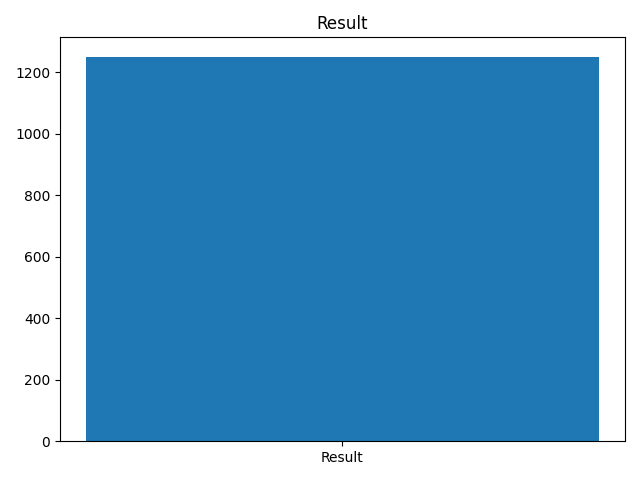

This figure's Python source:
import matplotlib
matplotlib.use('Agg')

import matplotlib.pyplot as plt
import pandas as pd
import numpy as np
import os

def generate_chart_from_result(result):
    try:
        base_path = os.getcwd()

        # convert numpy → python
        if isinstance(result, (np.integer, np.floating)):
            result = result.item()

        # -------- SINGLE VALUE --------
        if isinstance(result, (int, float)):
            plt.clf()
            plt.bar(["Result"], [result])
            plt.title("Result")
            plt.tight_layout()

            plt.savefig(os.path.join(base_path, "chart.png"))
            return ["chart.png"]

        # -------- DICT / SERIES --------
        if isinstance(result, (dict, pd.Series)):
            s = pd.Series(result)

            # Bar chart
            plt.clf()
            s.plot(kind="bar")
            plt.title("Bar Chart")
            plt.tight_layout()
            plt.savefig(os.path.join(base_path, "bar_chart.png"))

            # Pie chart
            plt.clf()
            s.plot(kind="pie", autopct="%1.1f%%")
            plt.title("Pie Chart")
            plt.ylabel("")
            plt.tight_layout()
            plt.savefig(os.path.join(base_path, "pie_chart.png"))

            return ["bar_chart.png", "pie_chart.png"]

        # -------- DATAFRAME --------
        if isinstance(result, pd.DataFrame) and not result.empty:

            num_cols = result.select_dtypes(include=['number']).columns

            if len(num_cols) == 0:
                return None

            col = num_cols[0]

            # small data → bar
            if len(result) <= 10:
                plt.clf()
                result[col].plot(kind="bar")
                plt.title(f"{col} values")
                plt.tight_layout()
                plt.savefig(os.path.join(base_path, "bar_chart.png"))

                return ["bar_chart.png"]

            # large data → histogram
            else:
                plt.clf()
                result[col].plot(kind="hist", bins=5)
                plt.title(f"{col} distribution")
                plt.xlabel(col)
                plt.ylabel("Count")
                plt.tight_layout()
                plt.savefig(os.path.join(base_path, "hist_chart.png"))

                return ["hist_chart.png"]

        return None

    except Exception as e:
        print("CHART ERROR:", e)
        return None
